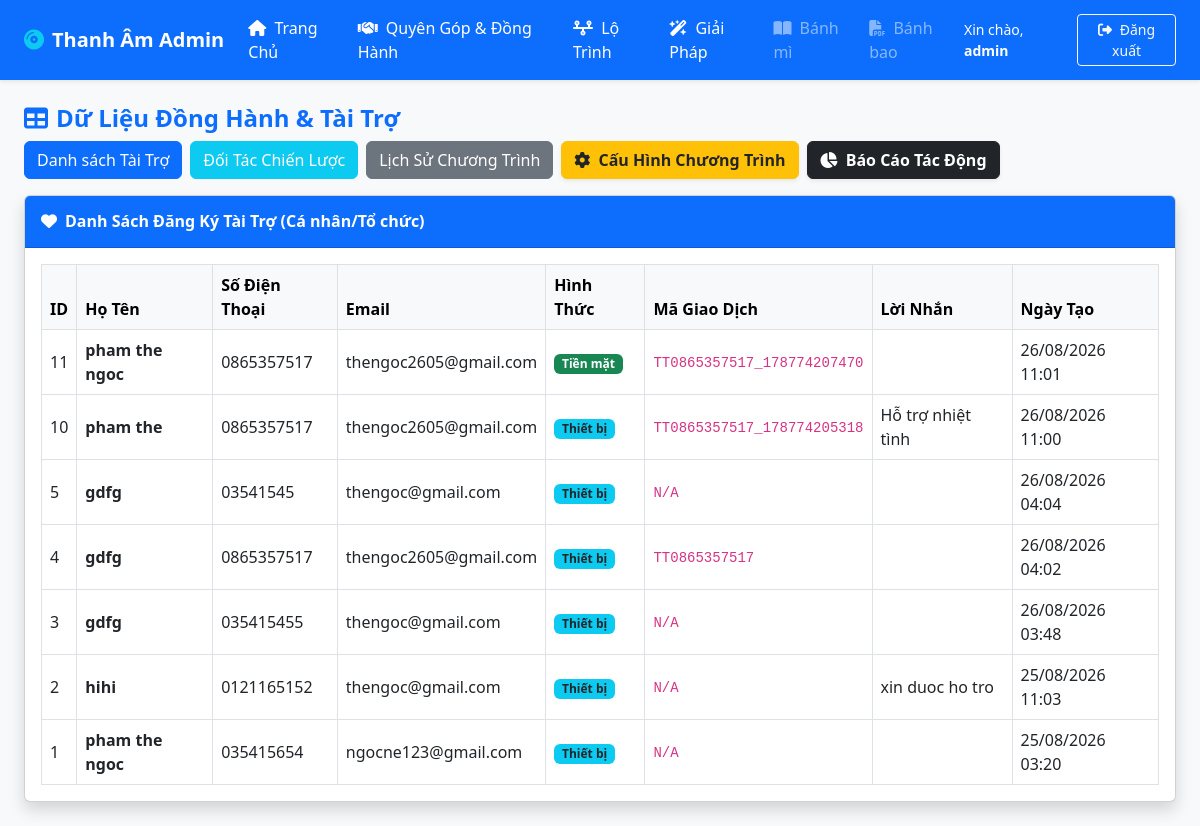
The page /admin/dong_hanh_admin.php (signed in) on the database as committed earlier.
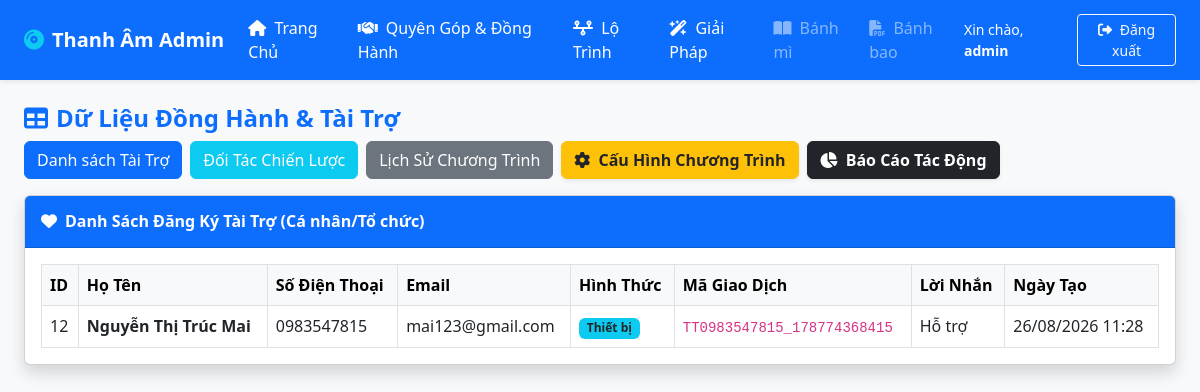
The same page on the database as committed later.
### tables this page shows
CREATE TABLE `tai_tro` (
  `id` int(11) NOT NULL,
  `ho_ten` varchar(255) NOT NULL,
  `sdt` varchar(20) NOT NULL,
  `email` varchar(255) NOT NULL,
  `hinh_thuc` enum('tien_mat','thiet_bi') NOT NULL,
  `loi_nhan` text DEFAULT NULL,
  `ma_giao_dich` varchar(50) DEFAULT NULL,
  `trang_thai` enum('cho_duyet','hoan_thanh') DEFAULT 'cho_duyet',
  `ngay_tao` timestamp NOT NULL DEFAULT current_timestamp()
);

### admin/dong_hanh_admin.php (the view, shortened to what this page needs)
<?php
require_once '../connect.php';
require_once 'header_admin.php';
$stmt_tai_tro = $pdo->query("SELECT * FROM tai_tro ORDER BY id DESC");
$ds_tai_tro = $stmt_tai_tro->fetchAll(PDO::FETCH_ASSOC);
?>
<div class="container-fluid px-4">
    <div class="d-flex justify-content-between align-items-center mb-3 flex-wrap gap-2">
        <h4 class="fw-bold text-primary mb-0"><i class="fa-solid fa-table me-2"></i>Dữ Liệu Đồng Hành & Tài Trợ</h4>
        <div class="d-flex flex-wrap gap-2">
            <button class="btn btn-primary" onclick="showSection('tai-tro')">Danh sách Tài Trợ</button>
            <button class="btn btn-info text-white" onclick="showSection('dong-hanh')">Đối Tác Chiến Lược</button>
            <button class="btn btn-secondary text-white" onclick="showSection('lich-su')">Lịch Sử Chương Trình</button>
            <a href="sua_chuong_trinh.php" class="btn btn-warning text-dark fw-bold shadow-sm">
                <i class="fa-solid fa-gear me-1"></i> Cấu Hình Chương Trình
            </a>
            <a href="sua_bao_cao_tac_dong.php" class="btn btn-dark fw-bold shadow-sm">
                <i class="fa-solid fa-chart-pie me-1"></i> Báo Cáo Tác Động
            </a>
        </div>
    </div>
    <div class="card shadow mb-4" id="section-tai-tro">
        <div class="card-header py-3 bg-primary text-white">
            <h6 class="m-0 fw-bold"><i class="fa-solid fa-heart me-2"></i>Danh Sách Đăng Ký Tài Trợ (Cá nhân/Tổ chức)
            </h6>
        </div>
        <div class="card-body">
            <div class="table-responsive">
                <table class="table table-bordered table-hover align-middle mb-0">
                    <thead class="table-light">
                        <tr>
                            <th>ID</th>
                            <th>Họ Tên</th>
                            <th>Số Điện Thoại</th>
                            <th>Email</th>
                            <th>Hình Thức</th>
                            <th>Mã Giao Dịch</th>
                            <th>Lời Nhắn</th>
                            <th>Ngày Tạo</th>
                        </tr>
                    </thead>
                    <tbody>
                        <?php if (!empty($ds_tai_tro)): ?>
                        <?php foreach ($ds_tai_tro as $row): ?>
                        <tr>
                            <td><?= $row['id'] ?></td>
                            <td><b><?= htmlspecialchars($row['ho_ten']) ?></b></td>
                            <td><?= htmlspecialchars($row['sdt']) ?></td>
                            <td><?= htmlspecialchars($row['email']) ?></td>
                            <td>
                                <?php if ($row['hinh_thuc'] == 'tien_mat'): ?>
                                <span class="badge bg-success">Tiền mặt</span>
                                <?php else: ?>
                                <span class="badge bg-info text-dark">Thiết bị</span>
                                <?php endif; ?>
                            </td>
                            <td><code><?= htmlspecialchars($row['ma_giao_dich'] ?? 'N/A') ?></code></td>
                            <td><?= htmlspecialchars($row['loi_nhan']) ?></td>
                            <td><?= date('d/m/Y H:i', strtotime($row['ngay_tao'])) ?></td>
                        </tr>
                        <?php endforeach; ?>
                        <?php else: ?>
                        <tr>
                            <td colspan="8" class="text-center">Chưa có dữ liệu</td>
                        </tr>
                        <?php endif; ?>
                    </tbody>
                </table>
            </div>
        </div>
    </div>
</div>
</body>
</html>

Rows that differ between the two databases and show on the page:
removed tai_tro: id "11", ho_ten "pham the ngoc", sdt "0865357517", email "thengoc2605@gmail.com", hinh_thuc "Tiền mặt", ma_giao_dich "TT0865357517_178774207470", ngay_tao "26/08/2026 11:01"
removed tai_tro: id "10", ho_ten "pham the", sdt "0865357517", email "thengoc2605@gmail.com", hinh_thuc "Thiết bị", ma_giao_dich "TT0865357517_178774205318", loi_nhan "Hỗ trợ nhiệt tình", ngay_tao "26/08/2026 11:00"
removed tai_tro: id "5", ho_ten "gdfg", sdt "03541545", email "thengoc@gmail.com", hinh_thuc "Thiết bị", ma_giao_dich "N/A", ngay_tao "26/08/2026 04:04"
removed tai_tro: id "4", ho_ten "gdfg", sdt "0865357517", email "thengoc2605@gmail.com", hinh_thuc "Thiết bị", ma_giao_dich "TT0865357517", ngay_tao "26/08/2026 04:02"
removed tai_tro: id "3", ho_ten "gdfg", sdt "035415455", email "thengoc@gmail.com", hinh_thuc "Thiết bị", ma_giao_dich "N/A", ngay_tao "26/08/2026 03:48"
removed tai_tro: id "2", ho_ten "hihi", sdt "0121165152", email "thengoc@gmail.com", hinh_thuc "Thiết bị", ma_giao_dich "N/A", loi_nhan "xin duoc ho tro", ngay_tao "25/08/2026 11:03"
removed tai_tro: id "1", ho_ten "pham the ngoc", sdt "035415654", email "ngocne123@gmail.com", hinh_thuc "Thiết bị", ma_giao_dich "N/A", ngay_tao "25/08/2026 03:20"
added tai_tro: id "12", ho_ten "Nguyễn Thị Trúc Mai", sdt "0983547815", email "mai123@gmail.com", hinh_thuc "Thiết bị", ma_giao_dich "TT0983547815_178774368415", loi_nhan "Hỗ trợ", ngay_tao "26/08/2026 11:28"
